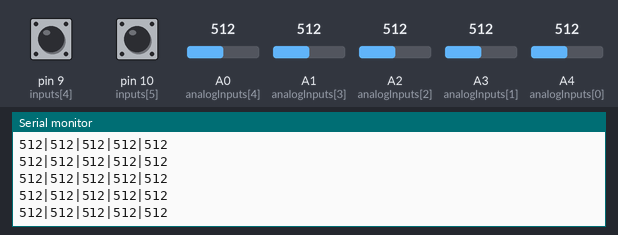
Bench run of a sketch on a simulated Arduino Leonardo, built with avr-gcc and run on an emulated ATmega32U4. On the bench: the last lines printed to the serial monitor. Wiring (inferred from the names in the program): 4×3 keypad with keys 1 2 3 4 5 6 7 8 9 * 0 # (labels assumed): rows pin 5, pin 6, pin 7, pin 8; columns pin 4, pin 3, pin 2. The test bench sets the inputs (shaded band); at power-on: A0 (analogInputs[4]) = 512, A1 (analogInputs[3]) = 512, A2 (analogInputs[2]) = 512, A3 (analogInputs[1]) = 512, A4 (analogInputs[0]) = 512, pin 9 (inputs[4]) HIGH, pin 10 (inputs[5]) HIGH. USB keyboard and mouse output is not drawn.

Above: at 1.2 s.
1.3 s: A0 (analogInputs[4]) set to 716
At 2.1 s:
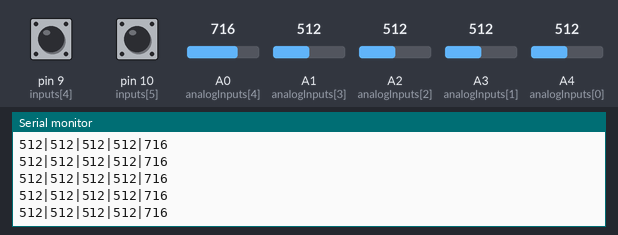
2.8 s: A1 (analogInputs[3]) set to 716
At 3.3 s:
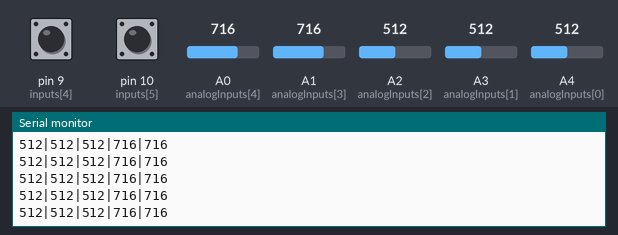
4.3 s: A2 (analogInputs[2]) set to 716
At 4.8 s:
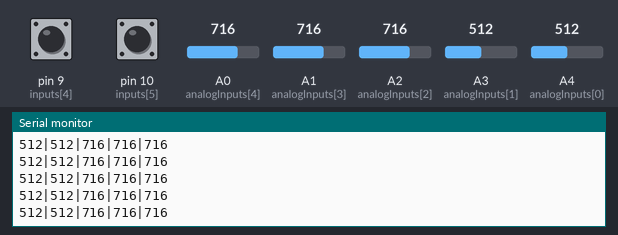
5.8 s: A3 (analogInputs[1]) set to 716
At 6.8 s:
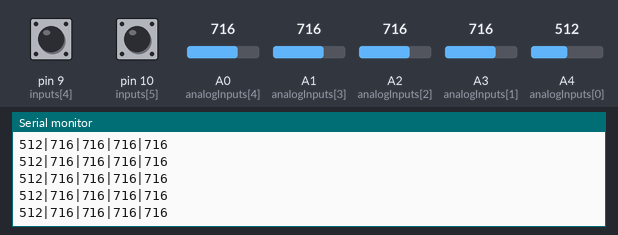
7.3 s: A4 (analogInputs[0]) set to 716
At 8.4 s:
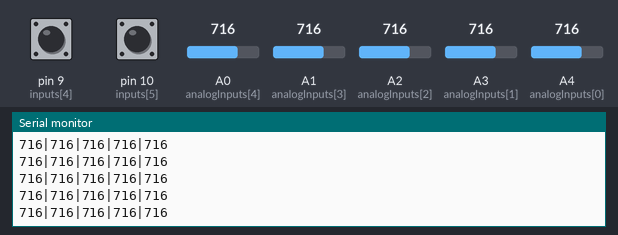
8.8 s: A0 (analogInputs[4]) set to 992
At 9.3 s:
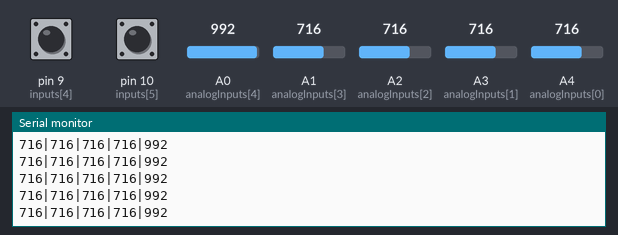
Timing chart, 0 to 11.3 s (numbered marks = the images above; inputs shaded):
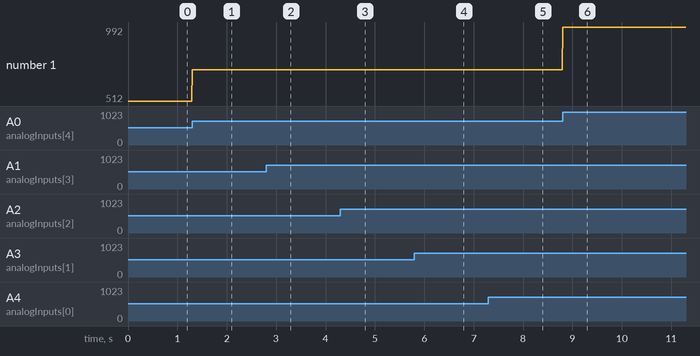

Measured:
- after the input at 1.3 s, the serial monitor: prints a new line at once (image 1)
- after the input at 2.8 s, the serial monitor: prints a new line at once (image 2)
- after the input at 4.3 s, the serial monitor: prints a new line at once (image 3)
- after the input at 5.8 s, the serial monitor: prints a new line at once (image 4)
- after the input at 7.3 s, the serial monitor: prints a new line at once (image 5)
- after the input at 8.8 s, the serial monitor: prints a new line at once (image 6)
- plotted number 1: 512 → 716 after the input at 1.3 s, 716 → 992 after the input at 8.8 s

The sketch:

Deej_Macro_Station.ino
```cpp
const int NUM_SLIDERS = 5;
const int analogInputs[NUM_SLIDERS] = {A4,A3,A2,A1,A0};

int analogSliderValues[NUM_SLIDERS];

#include <Keyboard.h>

const uint8_t inputs[] = { 5, 6, 7, 8, 9, 10};  // Columns
const uint8_t outputs[] = { 4, 3, 2 };   // Rows
#define inCount sizeof(inputs) / sizeof(inputs[0])
#define outCount sizeof(outputs) / sizeof(outputs[0])

const int keymap[outCount][inCount] = {
  // 5   6   7   8   9   10 (input pins)
  { KEY_F13, KEY_F16, 'c', 'd', 'e', 'f'},                     // 2 (output pins)
  {KEY_F14, KEY_F17, 'i', 'j', 'k', 'l'},                   // 3
  { KEY_F15, KEY_F18, 'p','q', 'r', 's'},                      // 4
};

// Press speed and delay configuration
int postOutputToLowDelayMicroseconds = 5;
int postOutputToHighDelayMicroseconds = 500;

int repeatsBeforeSecondPress = 90;  // 350;  // Number of repeats a switch encounters when a key is held down before the second press is lodged
int repeatPressDelay = 9;           // 15;           // Number of repeats a switch encounters between each press that is lodged

int currentKeyRepeatCount[outCount][inCount] = { 0 };
bool firstKeyPressFinished[outCount][inCount] = { false };

void setup() {
  for (int i = 0; i < inCount; i++) {
    pinMode(inputs[i], INPUT_PULLUP);
  }

  for (int i = 0; i < outCount; i++) {
    pinMode(outputs[i], OUTPUT);
    digitalWrite(outputs[i], HIGH);
  }

  Serial.begin(9600);
  Serial.println("Connected");
  Keyboard.begin();

  for (int i = 0; i < NUM_SLIDERS; i++) {
    pinMode(analogInputs[i], INPUT);
  }

}

void loop() {
  for (int i = 0; i < outCount; i++) {
    digitalWrite(outputs[i], LOW);
    delayMicroseconds(postOutputToLowDelayMicroseconds);

    for (int j = 0; j < inCount; j++) {
      if (digitalRead(inputs[j]) == LOW) {
        // 3 cases
        // first press
        if (currentKeyRepeatCount[i][j] == 0) {
          Keyboard.write(keymap[i][j]);
        }
        // time for second press - spam mode
        else if (firstKeyPressFinished[i][j] && currentKeyRepeatCount[i][j] > repeatPressDelay) {
          Keyboard.write(keymap[i][j]);
          currentKeyRepeatCount[i][j] = 1;  // start repeat count again
        }
        // ready for spam mode
        else if (currentKeyRepeatCount[i][j] > repeatsBeforeSecondPress) {
          firstKeyPressFinished[i][j] = true;  // ready for spam
        }

        currentKeyRepeatCount[i][j]++;
      }
      // key recently released so reset
      else if (currentKeyRepeatCount[i][j] != 0) {
        currentKeyRepeatCount[i][j] = 0;
        firstKeyPressFinished[i][j] = false;
      }
    }

    digitalWrite(outputs[i], HIGH);
    delayMicroseconds(postOutputToHighDelayMicroseconds);
  }


updateSliderValues();
  sendSliderValues(); // Actually send data (all the time)
  // printSliderValues(); // For debug
  delay(10);
}

void updateSliderValues() {
  for (int i = 0; i < NUM_SLIDERS; i++) {
     analogSliderValues[i] = analogRead(analogInputs[i]);
  }
}

void sendSliderValues() {
  String builtString = String("");

  for (int i = 0; i < NUM_SLIDERS; i++) {
    builtString += String((int)analogSliderValues[i]);

    if (i < NUM_SLIDERS - 1) {
      builtString += String("|");
    }
  }

  Serial.println(builtString);
}

void printSliderValues() {
  for (int i = 0; i < NUM_SLIDERS; i++) {
    String printedString = String("Slider #") + String(i + 1) + String(": ") + String(analogSliderValues[i]) + String(" mV");
    Serial.write(printedString.c_str());

    if (i < NUM_SLIDERS - 1) {
      Serial.write(" | ");
    } else {
      Serial.write("\n");
    }
  }
}


void printKey(int input, int output) {
  Serial.print("input col: ");
  Serial.print(input);
  Serial.print(", output row: ");
  Serial.print(output);
  Serial.print(", key: ");
  Serial.println(keymap[output][input]);
}
```
